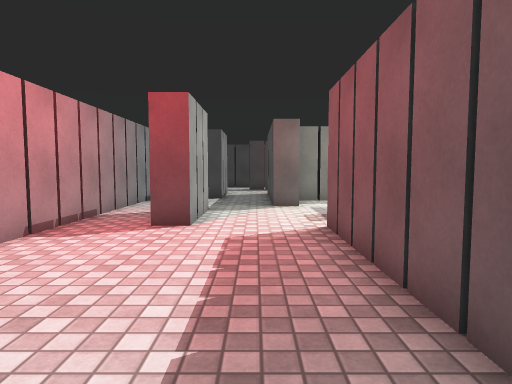
[1] (above)

19 first-person views from a walk through a 3-D level made in the Unity game engine. The camera is 1.3 m above the floor, tilts 4° down and sees 75° across. The floor is counted in squares, 1 m on a side. Each view is taken from the middle of a square. On the plan, view 1 faces up. The plan holds only what a view shows up to about 14 squares ahead; the rest is blank. Surface patterns are stand-ins for the level's own textures.

[2]
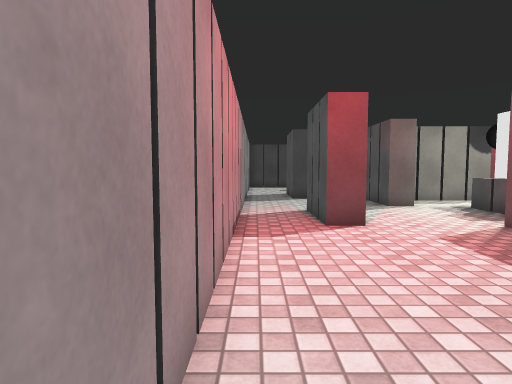

[3]
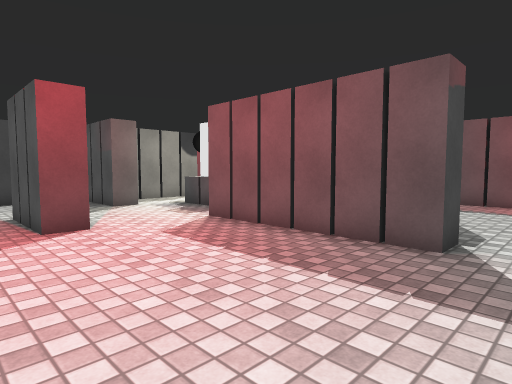

[4]
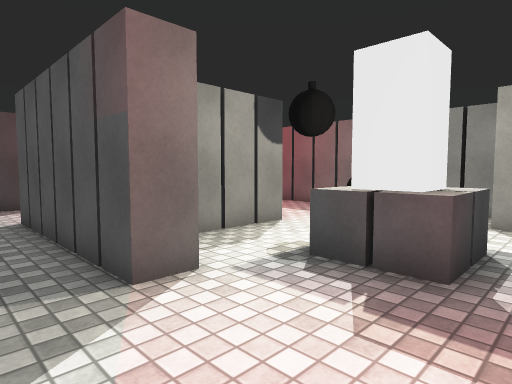

[5]
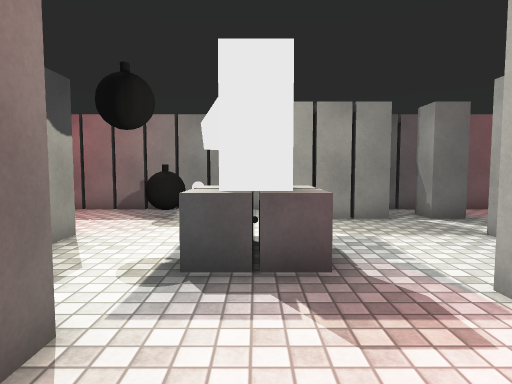

[6]
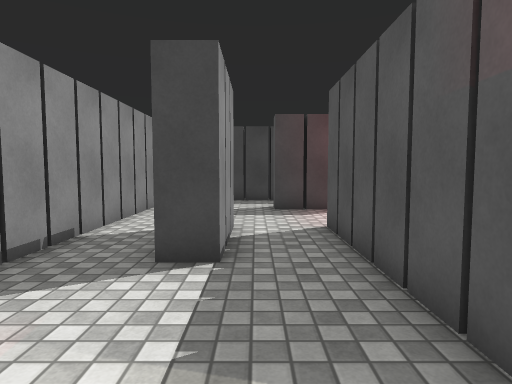

[7]
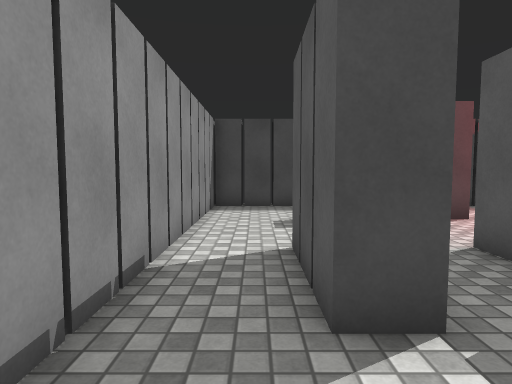

[8]
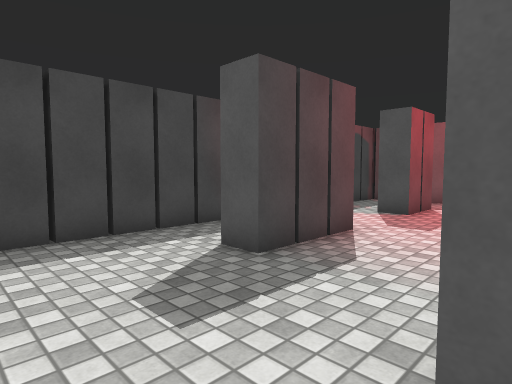

[9]
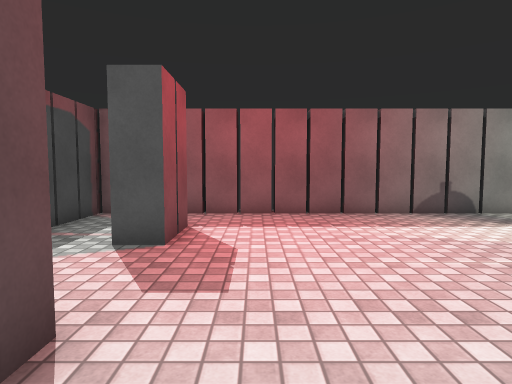

[10]
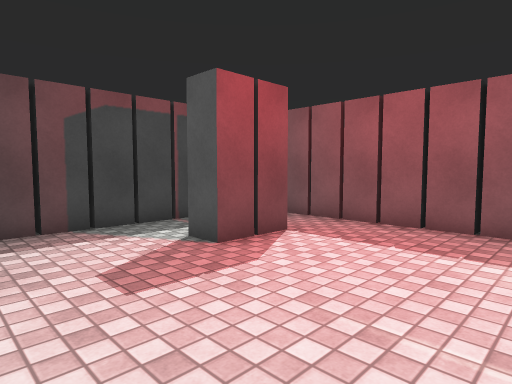

[11]
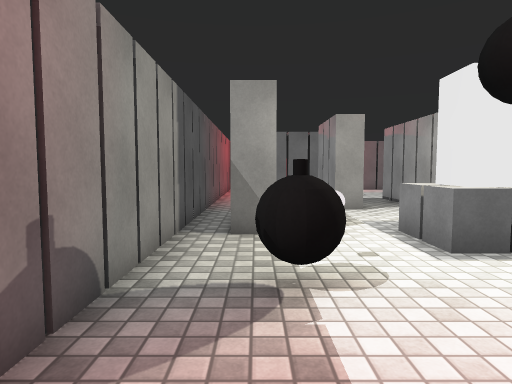

[12]
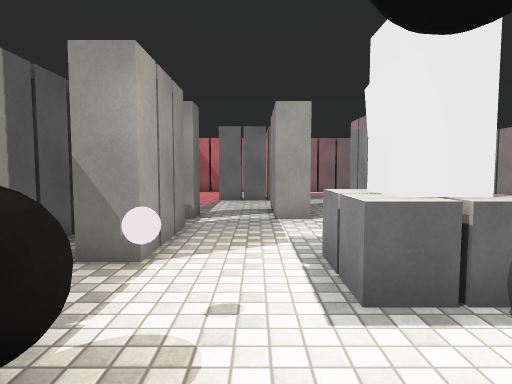

[13]
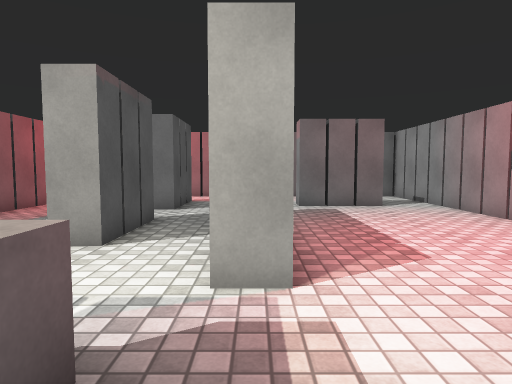

[14]
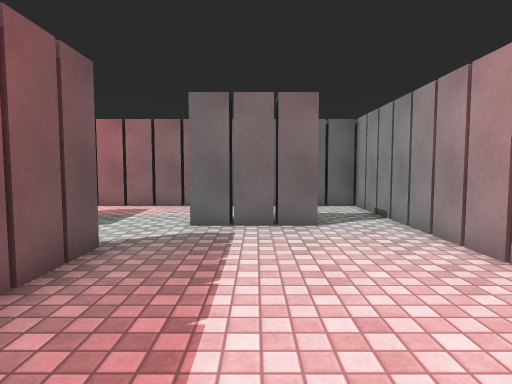

[15]
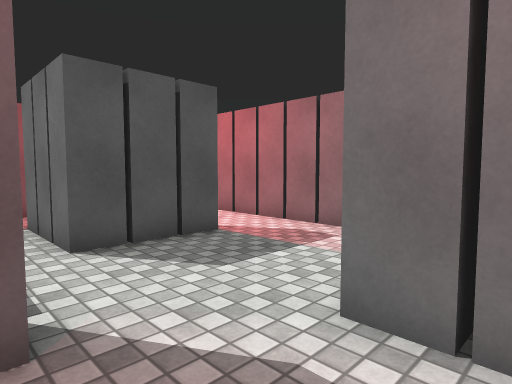

[16]
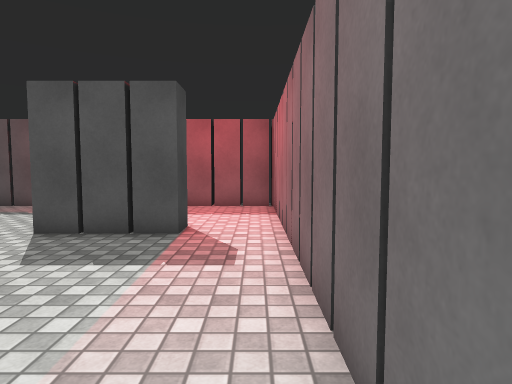

[17]
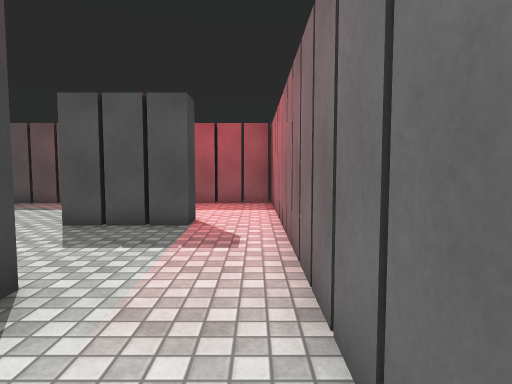

[18]
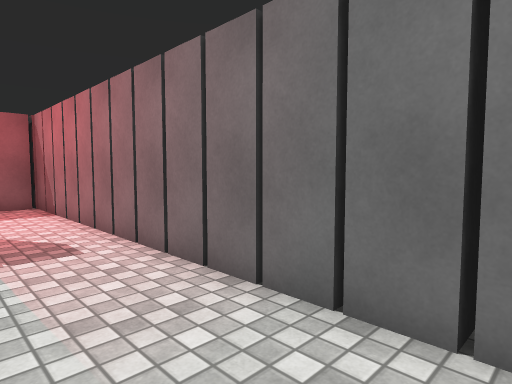

[19]
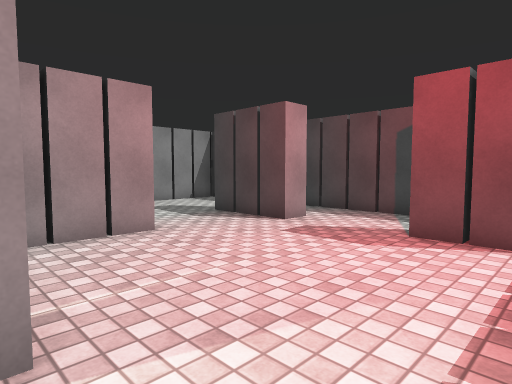

### Floor plan
Points are (right, up) in squares from view 1. A wall is a line through its corners. A room is listed if a view was taken in it or the views show most of it. See-through windows are left out.
Room 1 (views 1, 2, 3, 4, 5, 6, 9, 10, 11, 12, 13, 14, 15, 19)
walls: (1.6, 11.5) (0.6, 11.5); (5.6, 13.5) (1.8, 13.5); (-1.5, 10.5) (-1.5, 7.5) (-2.4, 7.5) (-2.4, 10.5); (1.5, 17.5) (1.5, 15.1); (-4.4, 11.5) (-4.4, -1.5); (7.5, 8.4) (8.1, 8.4); (0.6, 20.5) (0.6, 21.2); (4.6, 5.4) (5.5, 5.4); (9.6, 9.4) (9.6, 21.6); (2.5, 21.5) (2.5, 20.5) (-0.4, 20.5) (-0.4, 21.5); (7.6, 6.5) (7.6, 9.5) (8.5, 9.5); (6.5, 21.1) (6.5, 20.5); (7.5, 20.5) (5.6, 20.5) (5.6, 21.5); (1.6, 1.5) (1.6, 7.4) (2.5, 7.4); (7.4, 23.5) (-4.4, 23.5) (-4.4, 18.5); (-2.5, -0.6) (0.5, -0.6)
ways out: opening at (-2, 11.5) to room 2; opening at (-2, 17.2) to room 2; opening at (-3.5, -1) to room 3; opening at (1, 0.5) to room 3; opening at (3.5, 6.5) to room 3; opening at (7.3, 7.7) to room 4; opening at (6.5, 22.5) to room 6; opening at (8.5, 21) to room 6
objects: other object (3, 9) to (5, 11); white ball (7, 11); other object (7, 12) to (8, 13)
Room 2 (views 7, 8)
walls: (-1.5, 17.4) (-1.5, 14.5) (-2.4, 14.5) (-2.4, 17.5); (0.6, 11.5) (0.6, 17.5); (-4.4, 18.5) (-4.4, 11.5)
ways out: opening at (-2, 11.5) to room 1; opening at (-2, 17.2) to room 1
Room 3 (views 16, 17, 18)
walls: (0.5, -0.6) (0.5, -1.5); (-0.5, -0.5) (-0.5, -1.1); (5, -1.5) (4.5, -1.5); (5.5, -2.5) (4.6, -2.5) (4.6, 0.4) (5.6, 0.4); (4.6, 2.5) (4.6, 5.4); (-4.4, -1.5) (-4.4, -5); (2.5, 5.9) (2.5, 1.5) (1.6, 1.5); (-4.5, -4.6) (5.5, -4.6)
ways out: opening at (-3.5, -1) to room 1; opening at (1, 0.5) to room 1; opening at (3.5, 6.5) to room 1; opening at (5, 1.5) to room 4; opening at (5, -3.5) to room 5
Room 4 (no view inside)
walls: (7.6, 4.5) (7.6, 5.4) (8.5, 5.4); (5.5, 5.4) (5.5, 2.5); (9.6, 0.4) (9.6, 9.4); (5.6, 0.4) (7.5, 0.4)
ways out: opening at (7.3, 7.7) to room 1; opening at (5, 1.5) to room 3; opening at (8.5, 0) to room 5
Room 5 (no view inside)
walls: (9.6, -4.8) (9.6, 0.4); (5.5, -4.6) (10.2, -4.6)
ways out: opening at (5, -3.5) to room 3; opening at (8.5, 0) to room 4
Room 6 (no view inside)
walls: (9.9, 23.5) (7.4, 23.5); (9.6, 21.6) (9.6, 23.6)
ways out: opening at (6.5, 22.5) to room 1; opening at (8.5, 21) to room 1

Where each view was taken, in squares from view 1:
view 1: 0 up, 0 right, facing up
view 2: 0 up, 4 left, facing up
view 3: 0 up, 4 left, facing up-right
view 4: 8 up, 1 left, facing up-right
view 5: 10 up, 1 left, facing right
view 6: 10 up, 1 left, facing up
view 7: 12 up, 3 left, facing up
view 8: 17 up, 4 left, facing up-right
view 9: 19 up, 0 right, facing right
view 10: 16 up, 2 right, facing up-right
view 11: 16 up, 8 right, facing down
view 12: 14 up, 6 right, facing down
view 13: 11 up, 2 right, facing down
view 14: 7 up, 1 left, facing down
view 15: 2 up, 1 left, facing down-right
view 16: 4 down, 2 left, facing right
view 17: 4 down, 3 left, facing right
view 18: 2 down, 3 left, facing down-right
view 19: 14 up, 8 right, facing up-left
